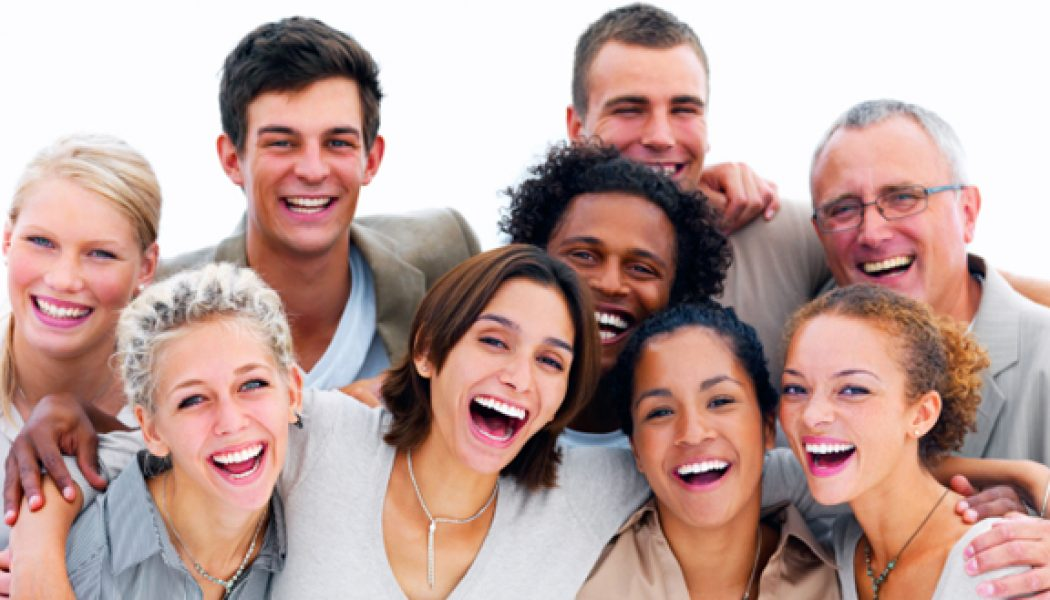
#> input picture CS420 Project/CaffeImageDetection/stockPhoto.jpg, 1050 x 600 px, given in place of the camera
$ python HaarVideo.py
#> lines starting #> are read from the running program, lines starting #| are printed output that depends on the picture; after the words box and inside, x2 and y2 are one past the last pixel; in counts of white or black regions, pixels touching at a corner belong together
### CS420 Project/HaarImageDetection/timing.py
from time import clock, time, perf_counter
from functools import reduce


def secondsToStr(t):
    return "%d:%02d:%02d.%03d" % \
           reduce(lambda ll, b: divmod(ll[0], b) + ll[1:],
                  [(t * 1000,), 1000, 60, 60])


def now():
    return secondsToStr(perf_counter())


class Timing:
    line = "=" * 40

    def __init__(self, name):
        self.name = name
        self.log("Starting Test: "+name)
        self.start = perf_counter()

    def log(self, s, elapsed=None):
        print(self.line)
        print(secondsToStr(perf_counter()), '-', s)
        if elapsed:
            print("Elapsed time:", elapsed)
        print(self.line)
        print

    def end_log(self):
        end = perf_counter()
        elapsed = end - self.start
        self.log("End Program", secondsToStr(elapsed))

# [4 lines of commented-out code are left out]

### CS420 Project/HaarImageDetection/HaarVideo.py
from imutils.video import VideoStream
import imutils
import time
import cv2
from timing import Timing

print("[INFO] loading cascade file stream...")
haarcascade_path = cv2.data.haarcascades + "/haarcascade_frontalface_default.xml"
face_cascade = cv2.CascadeClassifier(haarcascade_path)
print("[INFO] starting video stream...")
vs = VideoStream(usePiCamera=True).start()
time.sleep(2.0)

frame_count = 0
while True:
    timer = Timing(f"Frame {frame_count} timing")
    # grab the current frame of video and resize it to 400px wide
    frame = vs.read()
#> frame is the input picture: shape (600, 1050, 3); mean B, G, R 155.7, 161.3, 190
    frame = imutils.resize(frame, width=400)
#> frame: shape (228, 400, 3)

    gray = cv2.cvtColor(frame, cv2.COLOR_BGR2GRAY)
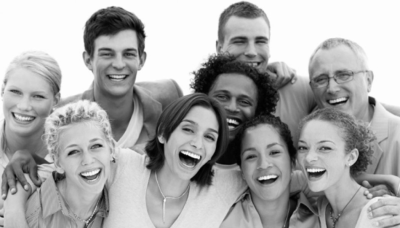
#> gray: shape (228, 400); min 1, max 254, mean 169.2

    faces = face_cascade.detectMultiScale(gray, 1.3, 5)
#> faces = [[224, 21, 53, 53], [86, 29, 63, 63], [303, 55, 59, 59], [207, 77, 55, 55], [169, 110, 60, 60], [283, 122, 70, 70], [49, 121, 73, 73], [234, 131, 62, 62]]
    for (x, y, w, h) in faces:
        frame = cv2.rectangle(frame, (x, y), (x + w, y + h), (255, 0, 0), 2)
        roi_gray = gray[y:y + h, x:x + w]
        roi_color = frame[y:y + h, x:x + w]
#> this loop made 8 passes
#> pass 1, `frame = cv2.rectangle(frame, (x, y), (x + w, y + h), (255, 0, 0), 2)`:
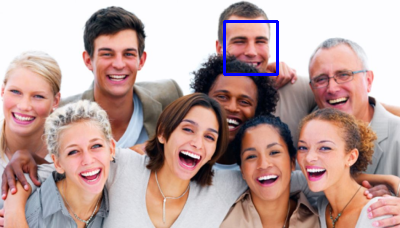
#> frame: shape (228, 400, 3); mean B, G, R 156.5, 160.3, 188.7
#> pass 1, `roi_gray = gray[y:y + h, x:x + w]`:
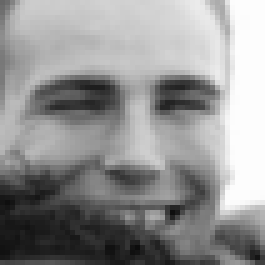
#> roi_gray: shape (53, 53) (shown 5 times larger); min 12, max 254, mean 146.5
#> pass 1, `roi_color = frame[y:y + h, x:x + w]`:
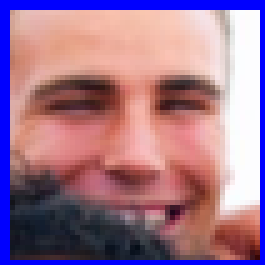
#> roi_color: shape (53, 53, 3) (shown 5 times larger); mean B, G, R 141.7, 117.5, 158.8
#> pass 2, `frame = cv2.rectangle(frame, (x, y), (x + w, y + h), (255, 0, 0), 2)`:
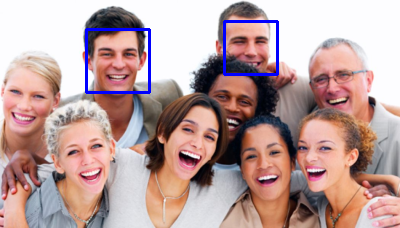
#> frame: shape (228, 400, 3); 0.82% of pixels changed, all inside (x1, y1, x2, y2) = (85, 28, 151, 94)
#> after the loop:
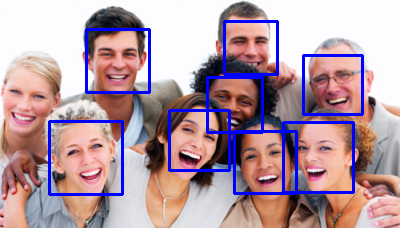
#> frame: shape (228, 400, 3); 4.82% of pixels changed, all inside (x1, y1, x2, y2) = (48, 54, 364, 196)
    cv2.imshow("Frame", frame)
    timer.end_log()
    frame_count = frame_count + 1
    # if the `q` key was pressed, break from the loop
    key = cv2.waitKey(1) & 0xFF
#> (key q is pressed here)
    if key == ord("q"):
        break

cv2.destroyAllWindows()
vs.stop()
